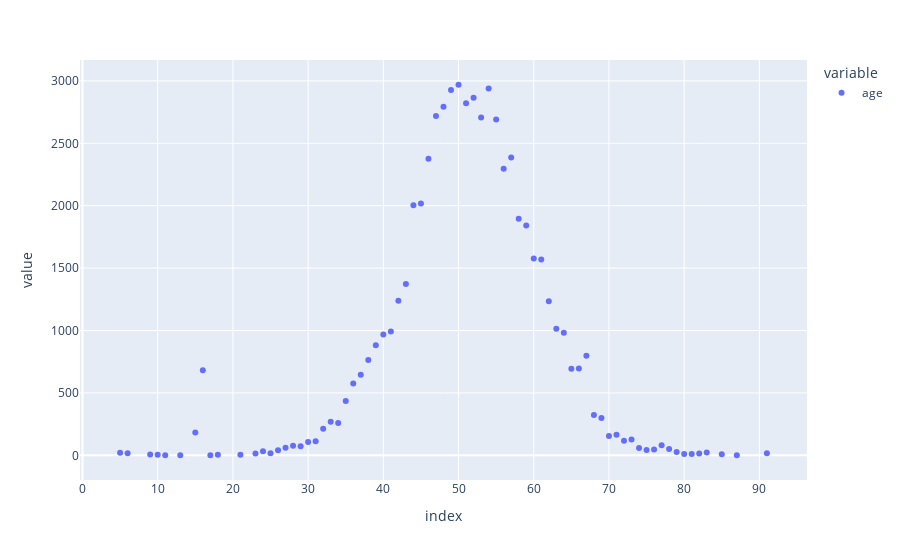

This figure's notebook cell:
### Code cell
px.scatter(df.groupby("age")[["age"]].count())

### Figure 1 — Plotly figure (JSON) as saved in the notebook; plotly's stock layout.template omitted (floating-point values rounded to 4 significant figures)
{"data": [{"hovertemplate": "variable=age<br>index=%{x}<br>value=%{y}<extra></extra>", "legendgroup": "age", "marker": {"color": "#636efa", "symbol": "circle"}, "mode": "markers", "name": "age", "orientation": "v", "showlegend": true, "type": "scatter", "x": [5, 6, 9, 10, 11, 13, 15, 16, 17, 18, 21, 23, 24, 25, 26, 27, 28, 29, 30, 31, 32, 33, 34, 35, 36, 37, 38, 39, 40, 41, 42, 43, 44, 45, 46, 47, 48, 49, 50, 51, 52, 53, 54, 55, 56, 57, 58, 59, 60, 61, 62, 63, 64, 65, 66, 67, 68, 69, 70, 71, 72, 73, 74, 75, 76, 77, 78, 79, 80, 81, 82, 83, 85, 87, 91], "xaxis": "x", "y": [22, 17, 8, 6, 2, 1, 184, 681, 2, 5, 6, 16, 34, 18, 42, 61, 78, 74, 108, 114, 213, 269, 260, 435, 576, 645, 765, 883, 969, 993, 1239, 1373, 2003, 2017, 2376, 2719, 2792, 2927, 2969, 2821, 2865, 2707, 2938, 2690, 2296, 2387, 1895, 1842, 1577, 1570, 1234, 1014, 983, 693, 696, 798, 324, 299, 156, 165, 117, 127, 59, 44, 47, 81, 52, 27, 12, 11, 15, 23, 9, 1, 17], "yaxis": "y"}], "layout": {"legend": {"title": {"text": "variable"}, "tracegroupgap": 0}, "margin": {"t": 60}, "xaxis": {"anchor": "y", "domain": [0, 1], "title": {"text": "index"}}, "yaxis": {"anchor": "x", "domain": [0, 1], "title": {"text": "value"}}}}
